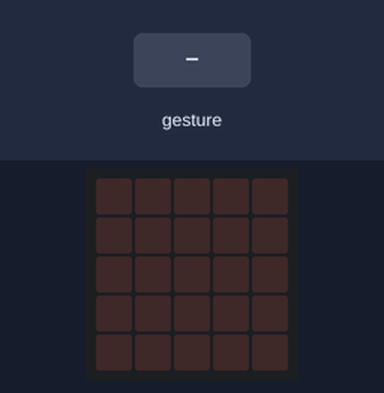
A program run on a simulated BBC micro:bit (MakeCode). Parts: the board's 5×5 LED display. The inputs (shaded band) are chosen by the test bench. Random numbers come from a fixed seed; a tilt is held for 1.5 s and a shake lasts 1 s, then the board lies face up again.

Above: at 1.2 s.
1.3 s: gesture 'shake'
At 2.2 s:
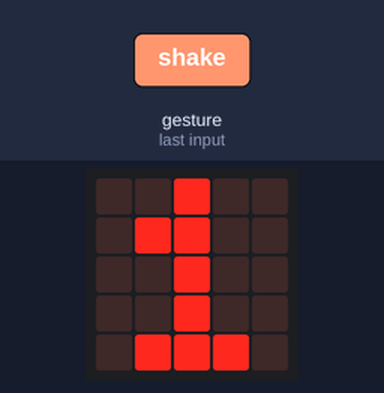
3.0 s: gesture 'screen down'
At 4.3 s:
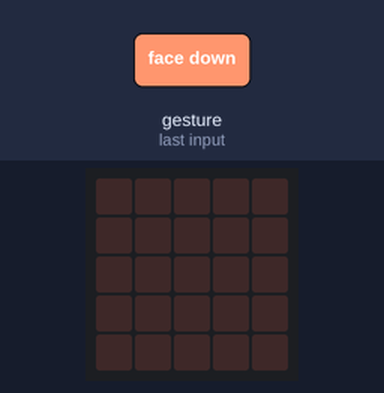
Timing chart, 0 to 6.0 s (numbered marks = the images above; inputs shaded):
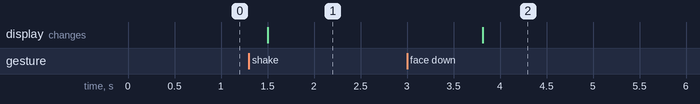

The program:

main.ts
```typescript
input.onGesture(Gesture.ScreenDown, function () {
    Numero = 0
})
input.onGesture(Gesture.Shake, function () {
    Numero = randint(0, 6)
})
let Numero = 0
Numero = 0
basic.forever(function () {
    if (Numero > 0) {
        basic.showNumber(Numero)
    } else {
        basic.clearScreen()
    }
})
```

test.ts
```typescript
// aquí va el archivo "tests"; esto no se compilará cuando este paquete se utilice como una extensión.
```

Measured:
- after the input at 1.3 s, the display: changes after 0.20 s (image 1)
- after the input at 3.0 s, the display: changes after 0.81 s (image 2)
